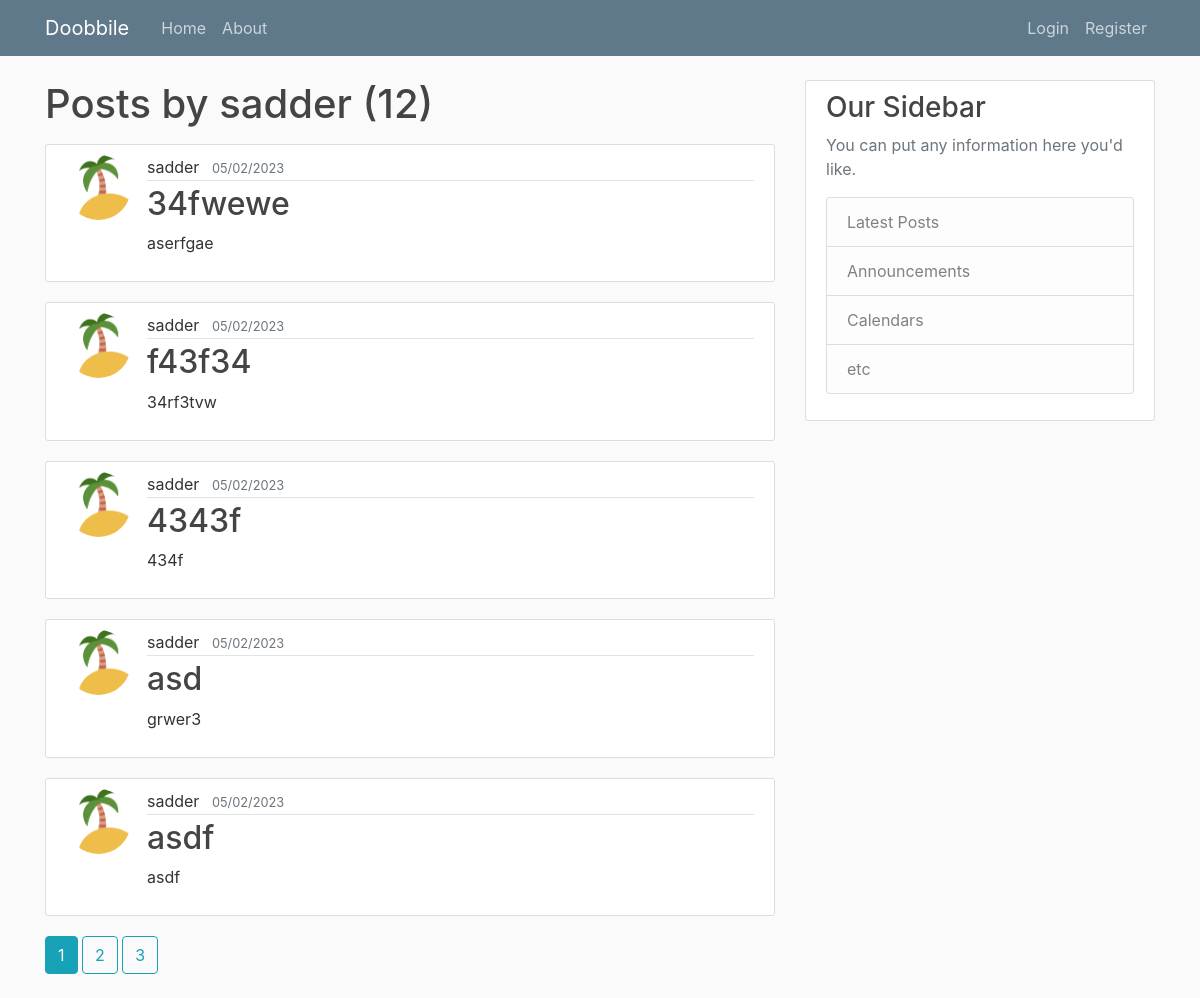
/user/sadder, run on the app's committed database.
### doobbile_app/models.py (models this page shows, shortened)
class User(db.Model, UserMixin):
    id = db.Column(db.Integer, primary_key=True)
    username = db.Column(db.String(20), unique=True, nullable=False)
    email = db.Column(db.String(120), unique=True, nullable=False)
    image_file = db.Column(db.String(20), nullable=False,
                           default='default.svg')
    password = db.Column(db.String(60), nullable=False)
    posts = db.relationship('Post', backref='author', lazy=True)

class Post(db.Model):
    id = db.Column(db.Integer, primary_key=True)
    title = db.Column(db.String(100), nullable=False)
    date_posted = db.Column(db.DateTime, nullable=False,
                            default=datetime.utcnow)
    content = db.Column(db.Text, nullable=False)
    user_id = db.Column(db.Integer, db.ForeignKey("user.id"), nullable=False)

### doobbile_app/routes.py (the view)
@app.route("/user/<string:username>")
def user_posts(username):
    page = request.args.get('page', 1, type=int)
    user = User.query.filter_by(username=username).first_or_404()
    posts = Post.query.filter_by(author=user).order_by(
        Post.date_posted.desc()).paginate(page=page, per_page=5)
    return render_template("user_posts.html", posts=posts, user=user)

### doobbile_app/templates/user_posts.html
{% extends "layout.html" %}
{% block content %}
<h1 class="mb-3">Posts by {{user.username}} ({{posts.total}})</h1>
    {% for post in posts.items %}
    <div class="media content-section">
      <img class="rounded-circle post-img" src="{{ url_for('static', filename ='profile_pics/' + post.author.image_file) }}">
        <div class="media-body">
          <div class="post-metadata">
            <a class="mr-2" href="{{url_for('user_posts', username=post.author.username)}}">{{ post.author.username }}</a>
            <small class="text-muted">{{ post.date_posted.strftime("%m/%d/%Y") }}</small>
          </div>
          <h2><a class="post-title" href="{{ url_for('doobbile', post_id=post.id) }}">{{ post.title }}</a></h2>
          <p class="post-content">{{ post.content }}</p>
        </div>
    </div>
    {% endfor %}
    {% for page_num in posts.iter_pages(left_edge=1, right_edge=1, left_current=1, right_current=2) %}
      {% if page_num %}
        {% if posts.page == page_num %}
        <a class="btn btn-info mb-4" href="{{ url_for('user_posts', username=user.username, page=page_num) }}">{{ page_num }}</a>
      {% else %}
      <a class="btn btn-outline-info mb-4" href="{{ url_for('user_posts', username=user.username, page=page_num) }}">{{ page_num }}</a>
      {% endif %}
      {% else %}
      ...
      {% endif %}
    {% endfor%}
{% endblock content %}

### doobbile_app/templates/layout.html (shortened to what this page needs)
<html>
<head>
    <link rel="stylesheet" href="https://maxcdn.bootstrapcdn.com/bootstrap/4.0.0/css/bootstrap.min.css">
    <link rel="stylesheet" type="text/css" href="{{ url_for('static', filename='main.css') }}">
</head>
<body>
    <header class="site-header">
      <nav class="navbar navbar-expand-md navbar-dark bg-steel fixed-top">
        <div class="container">
          <a class="navbar-brand mr-4" href="/">Doobbile</a>
          <div class="collapse navbar-collapse" id="navbarToggle">
            <div class="navbar-nav mr-auto">
              <a class="nav-item nav-link" href="{{ url_for('home') }}">Home</a>
              <a class="nav-item nav-link" href="{{ url_for('about') }}">About</a>
            </div>
            <div class="navbar-nav">
            {% if current_user.is_authenticated %}
            <a class="nav-item nav-link" href="{{ url_for('new_doobbile') }}">Create</a>
            <a class="nav-item nav-link" href="{{ url_for('account') }}">Account</a>
            <a class="nav-item nav-link" href="{{ url_for('logout') }}">Logout</a>
            {% else %}
              <a class="nav-item nav-link" href="{{ url_for('login') }}">Login</a>
              <a class="nav-item nav-link" href="{{ url_for('register') }}">Register</a>
            {% endif %}
            </div>
          </div>
        </div>
      </nav>
    </header>
    <main role="main" class="container">
      <div class="row">
        <div class="col-md-8">
          {% block content %}{% endblock %}
        </div>
        <div class="col-md-4">
          <div class="content-section">
            <h3>Our Sidebar</h3>
            <p class='text-muted'>You can put any information here you'd like.
              <ul class="list-group">
                <li class="list-group-item list-group-item-light">Latest Posts</li>
                <li class="list-group-item list-group-item-light">Announcements</li>
                <li class="list-group-item list-group-item-light">Calendars</li>
                <li class="list-group-item list-group-item-light">etc</li>
              </ul>
            </p>
          </div>
        </div>
      </div>
    </main>
</body>
</html>

### doobbile_app/static/main.css (style rules this page uses)
body { background: #fafafa; color: #333333; margin-top: 5rem; }
h1, h2, h3, h4, h5, h6 { color: #444444; }
.bg-steel { background-color: #5f788a; }
.site-header .navbar-nav .nav-link { color: #cbd5db; }
.content-section { background: #ffffff; padding: 10px 20px; border: 1px solid #dddddd; border-radius: 3px; margin-bottom: 20px; }
.post-title { color: #444444; }
a.post-title { text-decoration: none; }
.post-content { white-space: pre-line; }
.post-img { height: 65px; width: 65px; margin-right: 16px; }
.post-metadata { padding-bottom: 1px; margin-bottom: 4px; border-bottom: 1px solid #e3e3e3; }
.post-metadata a { color: #333; text-decoration: none; }

### data on the page
User: username "sadder"
Post: image_file (picture), author.username "sadder", date_posted "05/02/2023", title "34fwewe", content "aserfgae"
Post: image_file (picture), author.username "sadder", date_posted "05/02/2023", title "f43f34", content "34rf3tvw"
Post: image_file (picture), author.username "sadder", date_posted "05/02/2023", title "4343f", content "434f"
Post: image_file (picture), author.username "sadder", date_posted "05/02/2023", title "asd", content "grwer3"
Post: image_file (picture), author.username "sadder", date_posted "05/02/2023", title "asdf", content "asdf"

### other printed values
{{ posts.total }} "12"
{{ page_num }} "1"
{{ page_num }} "2" "3"
